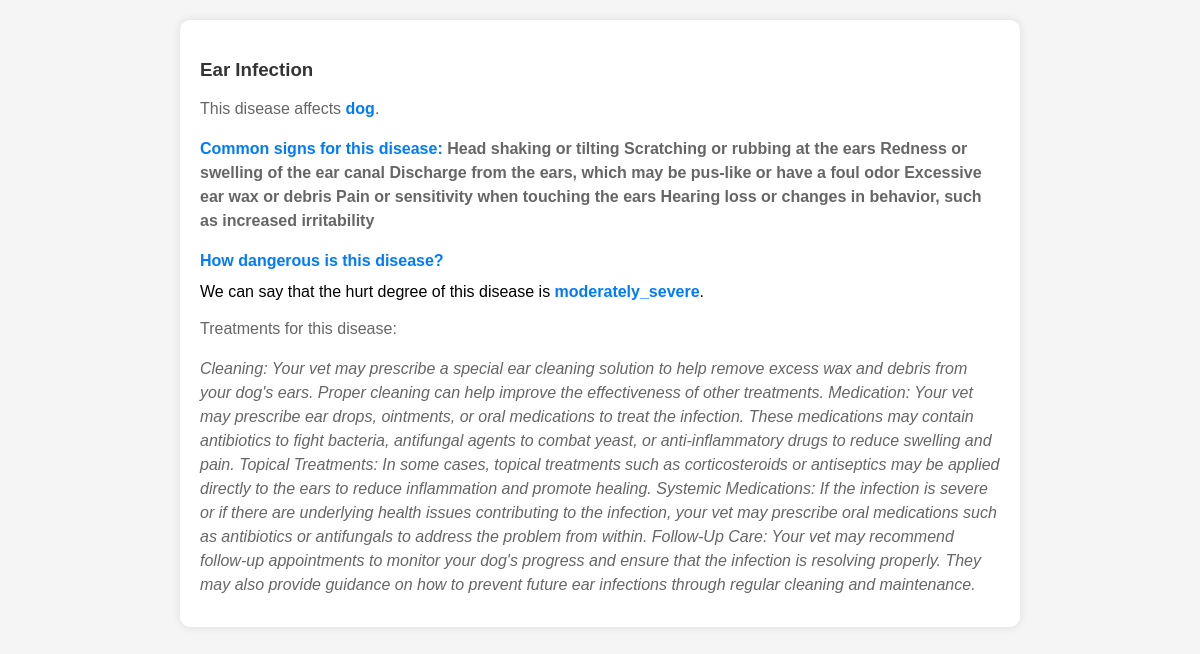
The page /pet_Health/2/ on the database its author committed.
### pet_Health/models.py (models this page shows)
class Disease (models.Model) :
    disease_name = models.CharField(max_length=150)
    on_pet = (
        ('cat','Cat') ,
        ('dog','Dog') ,
    )
    animal = models.CharField(max_length=3, choices=on_pet)
    common_signs = models.TextField(default="this is the most common signs")
    disease_degree = (
        ('mild','Mild') ,
        ('moderate','Moderate') ,
        ('moderately_severe','Moderately_severe') ,
        ('severe','Severe') ,
        ('critical','Critical') ,
    )
    hurt_degree = models.CharField(max_length=50 , choices=disease_degree)
    treatment = models.TextField(default="These are the treatments we recommend")

### pet_Health/views.py (the view)
# urls.py: path('<int:disease_id>/' , views.detail , name = 'detail') ,
def detail(request , disease_id ) :
    selected_disease = Disease.objects.get(pk=disease_id)
    context = {
          'selected_disease' : selected_disease
     }
    return render (request , "pet_Health/detail.html" , context)

### pet_Health/templates/pet_Health/detail.html (shortened to what this page needs)
<!DOCTYPE html>
<html lang="en">
<head>
</head>
<body>
    <div class="container">
        <h3>{{ selected_disease.disease_name }}</h3>
        <p>This disease affects <b>{{ selected_disease.animal }}</b>.</p>
        <p class="common-signs"><b>Common signs for this disease:</b> {{ selected_disease.common_signs }}</p>
        <p>
            <b>How dangerous is this disease?</b>
            <div>We can say that the hurt degree of this disease is <b>{{ selected_disease.hurt_degree }}</b>.</div>
        </p>
        <p>Treatments for this disease:</p>
        <p class="treatment">{{ selected_disease.treatment }}</p>
    </div>
</body>
</html>

### pet_Health/templates/pet_Health/detail.html (style rules this page uses)
body { font-family: Arial, sans-serif; margin: 0; padding: 0; background-color: #f5f5f5; }
.container { max-width: 800px; margin: 20px auto; padding: 20px; background-color: #fff; border-radius: 10px; box-shadow: 0 0 10px rgba(0, 0, 0, 0.1); }
h3 { color: #333; margin-bottom: 10px; }
p { color: #666; line-height: 1.5; margin-bottom: 10px; }
b { color: #007bff; }
.treatment { font-style: italic; }
.common-signs { font-weight: bold; }

### rows shown on the page
Disease: disease_name "Ear Infection", animal "dog", common_signs "Head shaking or tilting Scratching or rubbing at the ears Redness or swelling of the ear canal Discharge from the ears, which may be pus-like or have a foul odor Excessive ear wax or debris Pain or sensitivity when touching the ears Hearing loss or changes in behavior, such as increased irritability", hurt_degree "moderately_severe", treatment "Cleaning: Your vet may prescribe a special ear cleaning solution to help remove excess wax and debris from your dog's ears. Proper cleaning can help improve the effectiveness of other treatments. Medication: Your vet may prescribe ear drops, ointments, or oral medications to treat the infection. These medications may contain antibiotics to fight bacteria, antifungal agents to combat yeast, or anti-inflammatory drugs to reduce swelling and pain. Topical Treatments: In some cases, topical treatments such as corticosteroids or antiseptics may be applied directly to the ears to reduce inflammation and promote healing. Systemic Medications: If the infection is severe or if there are underlying…"
